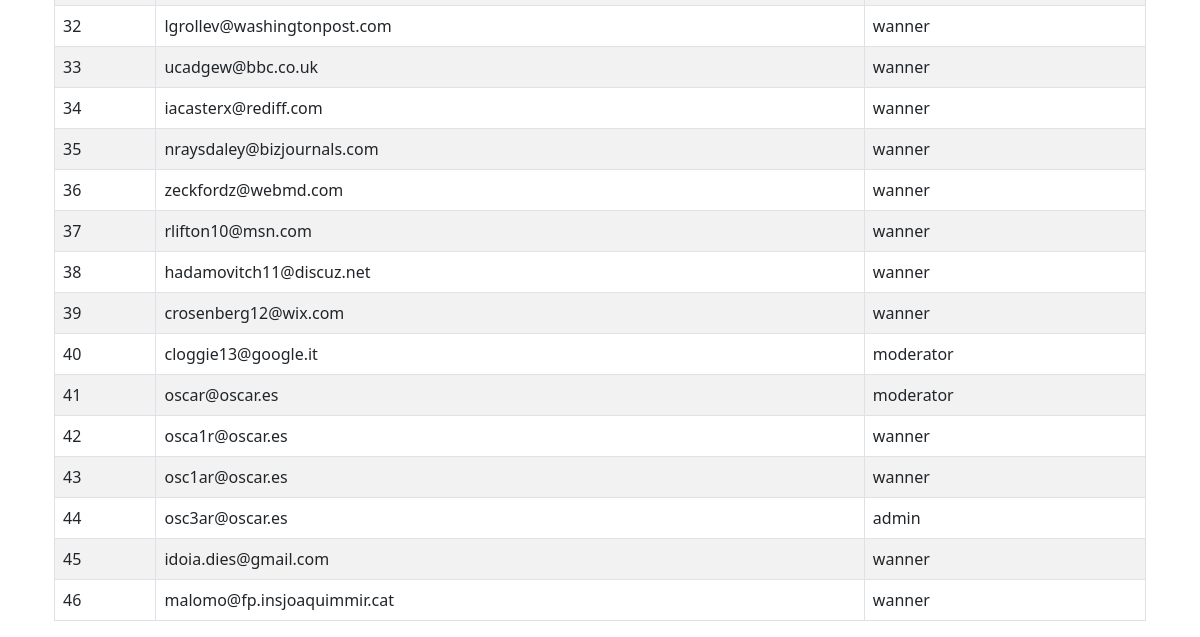
Before: /admin/users (signed in, lower part) with the older database file.
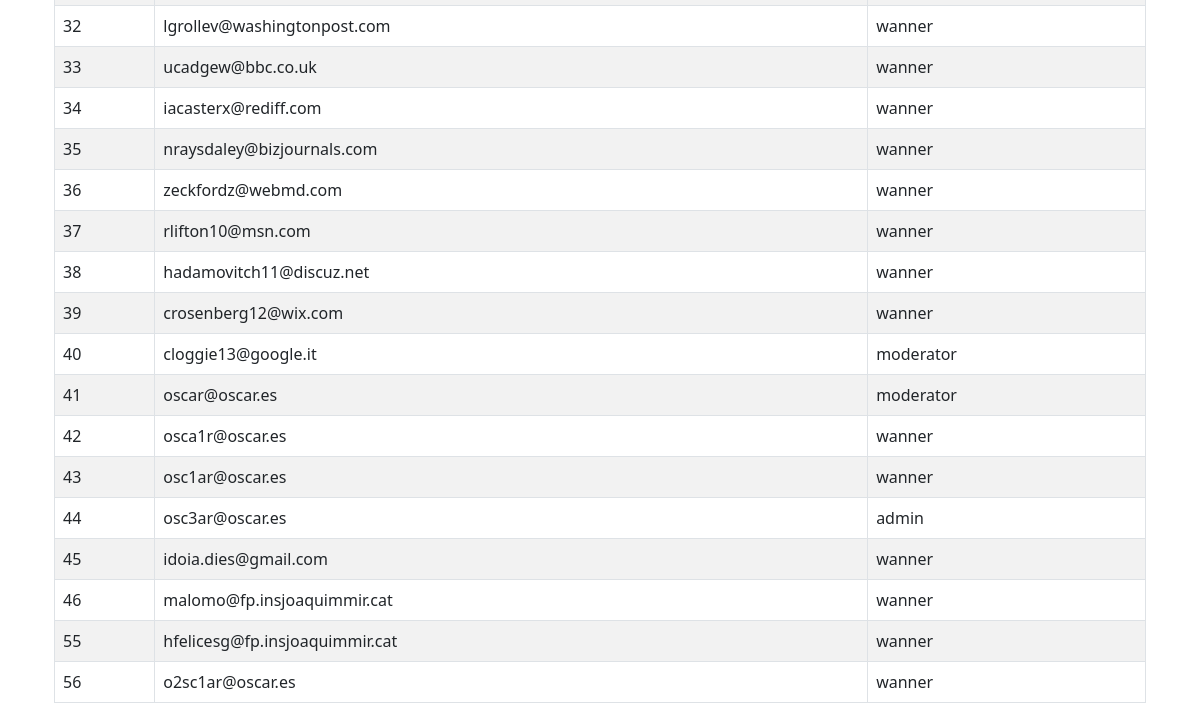
After: the same page with the newer database file.
### app/models.py (models this page shows, shortened)
class User(UserMixin, db.Model):
    __tablename__ = "users"
    id = db.Column(db.Integer, primary_key=True, autoincrement=True)
    name = db.Column(db.Text, unique=True, nullable=False)
    email = db.Column(db.Text, unique=True, nullable=False)
    password = db.Column(db.Text, nullable=False)
    role = db.Column(db.Text, nullable=False, default='wanner')
    created = db.Column(db.DATETIME, default=now(), nullable=False)
    updated = db.Column(db.DATETIME, default=now(), onupdate=now(), nullable=False)
    email_token = db.Column(db.Text, nullable=False)
    verified = db.Column(db.Text, nullable=False)

### app/routes_admin.py (the view)
@admin_bp.route('/admin/users')
@login_required
@requireAdminRole.require(http_exception=403)
def admin_users():
    users = db.session.query(User).all()
    return render_template('admin/users_list.html', users=users)

### app/routes_auth.py (called while the page is built)
@login_manager.user_loader
def load_user(name):
    if name is not None:
        user_or_none = db.session.query(User).filter(User.name == name).one_or_none()
        return user_or_none
    return None

### app/templates/admin/users_list.html (shortened to what this page needs)
{% extends 'layout.html' %}
{% block content %}
<div class="container mt-5">
    <table class="table table-striped table-bordered">
        <tbody>
            {% for user in users %}
                <tr>
                    <td>{{ user.id }}</td>
                    <td>{{ user.email }}</td>
                    <td>{{ user.role }}</td>
                </tr>
            {% endfor %}
        </tbody>
    </table>
</div>
{% endblock %}

### app/templates/layout.html (shortened to what this page needs)
<!DOCTYPE html>
<html lang="es">
<head>
    <link rel="stylesheet" href="https://cdn.jsdelivr.net/npm/bootstrap@5.2.3/dist/css/bootstrap.min.css">
</head>
<body>
    <main class="container mt-5">
        {% block content %}{% endblock %}
    </main>
</body>
</html>

Changed rows visible on the page:
added User: id "55", email "hfelicesg@fp.insjoaquimmir.cat", role "wanner"
added User: id "56", email "o2sc1ar@oscar.es", role "wanner"
